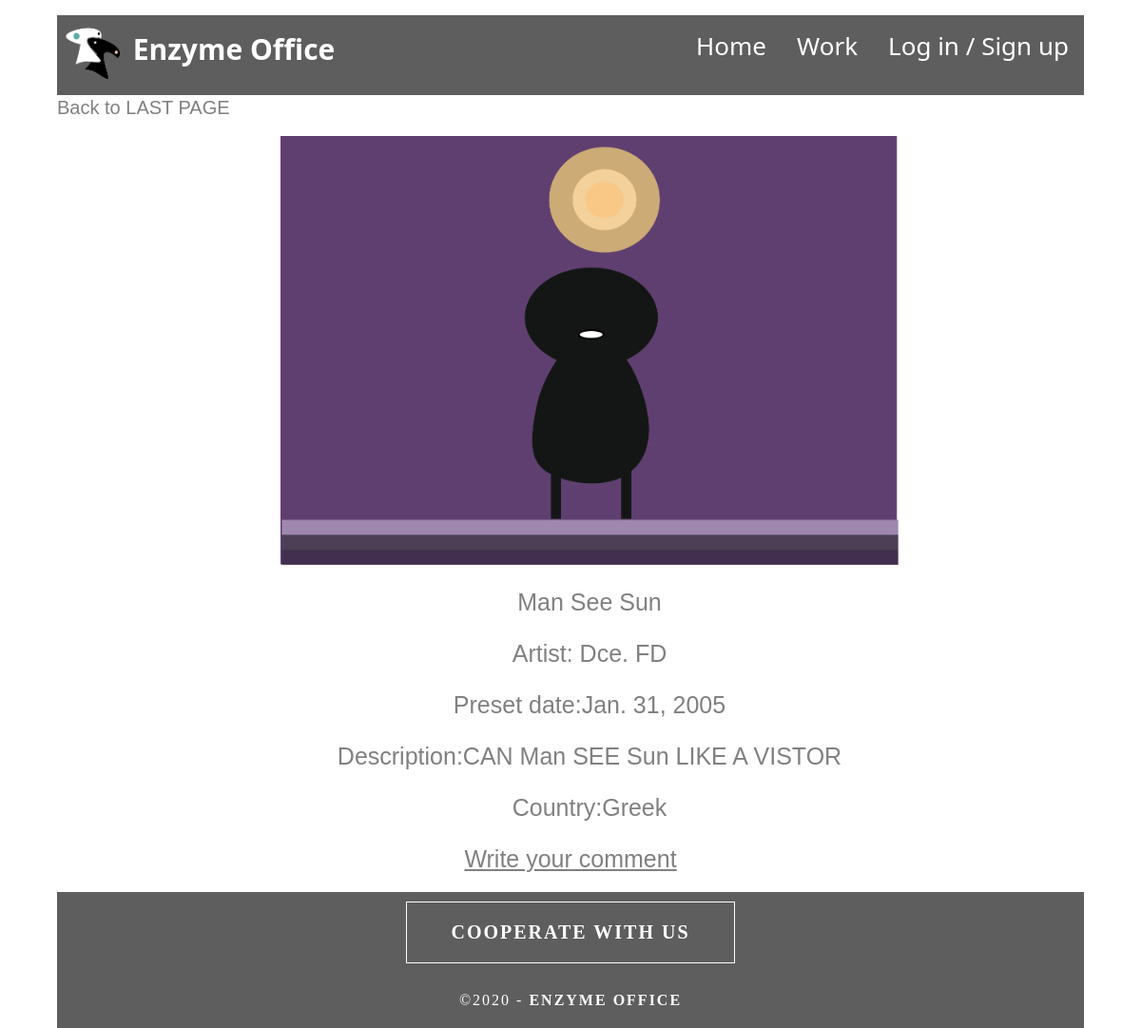
Page /enzymeoffice/listdetail/7 on the committed database.
### enzyme/models.py (models this page shows)
class work(models.Model):
    id=models.TextField(max_length=50),
    title=models.TextField(max_length=100)
    url=models.TextField(max_length=100)
    imgposition=models.TextField(max_length=100)
    author=models.TextField(max_length=100)
    createdate=models.DateField(auto_now_add=True)
    description=models.TextField(max_length=100)
    country=models.TextField(max_length=100)

### enzyme/views.py (the view)
# urls.py: path('listdetail/<int:id>', views.enzyme_office_listdetail, name='enzyme_offic_listdetail'),
def enzyme_office_listdetail(request,id):
    worklist = work.objects.all()
    workdetail=[]
    test="this is test"
    for i in range(len(worklist)):
        if int(worklist[i].id) is id:
            workdetail.append(worklist[i])
    print(workdetail[0].id)
    return render(request,"enzymeoffice/enzyme/Listdetail.html", {"workdetail": workdetail,"test":test})

### templates/enzymeoffice/enzyme/Listdetail.html (shortened to what this page needs)
{% extends "enzymeoffice/base.html" %}
{% load static %}
{% block mainpage %}
  <div class="mainpagedetail">
    <dl class="backbutton">
      <dt><a href="{% url "enzyme:enzyme_offic_list" %}" class="bbutton">Back to LAST PAGE</a></dt>
    </dl>
       {% for work in workdetail %}
    <dl>
      <dd> <img src="{% static work.imgposition %}" alt="" class="cardsindetail"/> </dd>
    </dl>
    <dl>
      <dd>
        <p>{{work.title}}</p>
        <p>Artist: {{ work.author }}</p>
        <p>Preset date:{{work.createdate}}</p>
        <p>Description:{{work.description}}</p>
          <p>Country:{{work.country}}</p>
      </dd>
    </dl>
   {% if request.session.is_login %}
        <a href="{% url "enzyme:enzyme_offic_Add" work.id %}" class="bdisbutton">Write your comment</a>
        {% else %}
        <a href="{% url "enzyme:enzyme_offic_alternative" %}" class="bdisbutton">Write your comment</a>
        {% endif %}
       {% endfor %}
  </div>
{% endblock %}

### enzyme/static/css/p51.css (style rules this page uses)
body { font-family: Cambria, "Hoefler Text", "Liberation Serif", Times, "Times New Roman", serif; background-color: #FFFFFF; margin: 0; }
.cardsindetail { max-width: 650px; display: block; margin: auto; }
.bbutton { border: none; color: gray; text-align: center; text-decoration: none; margin-top: 2px; margin-bottom: 2px; display: inline-block; font-size: 20px; cursor: pointer; font-family: "Gill Sans", sans-serif; }
.mainpagedetail p { font-size: 25px; color: gray; font-family: "Gill Sans", sans-serif; text-align: center; }
.bdisbutton { color: gray; text-align: center; margin-bottom: 20px; display: block; font-size: 25px; cursor: pointer; font-family: "Gill Sans", sans-serif; }

### rows in the picture
work: imgposition (picture), title "Man See Sun", author "Dce. FD", createdate "Jan. 31, 2005", description "CAN Man SEE Sun LIKE A VISTOR", country "Greek"
